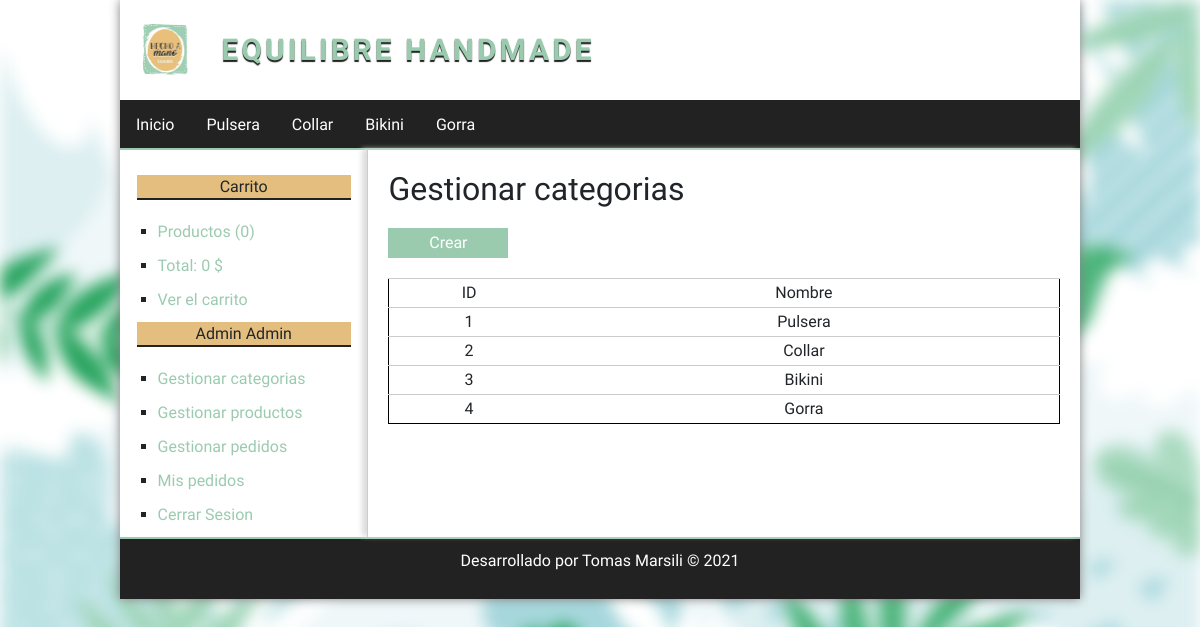
Page /categoria/index (signed in) on the committed database.
### tables this page shows
CREATE TABLE categorias (
id      int(255) auto_increment not null,
nombre  varchar(100) not null,
CONSTRAINT pk_categorias PRIMARY KEY(id)
);

### config/db.php (called while the page is built)
<?php
class Database{
    public static function connect(){
        try {
            $db = new PDO("mysql:host=localhost;dbname=tienda_equilibre", "root", "");
            $db->setAttribute(PDO::ATTR_ERRMODE, PDO::ERRMODE_EXCEPTION);
            $db->exec("SET CHARACTER SET utf8");
        } catch (PDOException $e) {
            die("Error en la conexion: " . $e->getMessage());
        }
        return $db;
    }
}

### helpers/utils.php (called while the page is built, shortened)
<?php
class Utils {
    public static function mostrarCategorias() {
        require_once 'models/categoria.php';
        $categorias = new Categoria();
        $categorias = $categorias->getAll();
        return $categorias;
    }
    public static function statsCarrito() {
        $stats = array(
            'count' => 0,
            'total' => 0
        );
        return $stats;
    }
}

### models/Categoria.php (called while the page is built, shortened)
<?php
class Categoria {
    private $db;
    function __construct() {
        $this->db = Database::connect();
    }
    function getAll(){
        $sql = "SELECT * FROM categorias";
        $stmt = $this->db->prepare($sql);
        $stmt->execute();
        $categorias = $stmt->fetchAll(PDO::FETCH_OBJ);
        return $categorias;
    }
}

### controllers/CategoriaController.php (called while the page is built, shortened)
<?php
require_once 'models/Categoria.php';
class categoriaController {
    public function index(){
        $categoria = new Categoria();
        $categorias = $categoria->getAll();
        require_once 'views/categoria/index.php';
    }
}

### views/categoria/index.php (the view, shortened to what this page needs)
<h2>Gestionar categorias</h2>
<a href="<?= url_base?>categoria/crear" class="button button-small">Crear</a>
<table>
    <thead>
        <tr>
            <td>ID</td>
            <td>Nombre</td>
        </tr>
    </thead>
    <tbody>
        <?php foreach($categorias as $cat):?>
        <tr>
            <td><?= $cat->id?></td>
            <td><?= $cat->nombre?></td>
        </tr>
        <?php endforeach; ?>
    </tbody>
</table>

### views/layouts/header.php (shortened to what this page needs)
<!DOCTYPE html>
<html lang="es">
    <head>
        <link rel="stylesheet" href="https://maxcdn.bootstrapcdn.com/bootstrap/4.0.0/css/bootstrap.min.css">
        <link rel="stylesheet" href="<?= url_base ?>assets/css/styles.css">
    </head>
    <body>
        <div id="container">
            <header id="header">
                <div id="logo">
                    <img src="<?= url_base ?>assets/img/logo.png" alt="Equilibre logo">
                    <a href="<?= url_base ?>">
                        Equilibre Handmade
                    </a>
                </div>
            </header>
            <?php $categorias = Utils::mostrarCategorias();?>
            <nav id="menu">
                <ul>
                    <li><a href="<?= url_base?>">Inicio</a></li>
                    <?php foreach($categorias as $cat): ?>
                    <li><a href="<?= url_base?>categoria/ver&id=<?=$cat->id?>"><?= $cat->nombre ?></a></li>
                    <?php endforeach; ?>
                </ul>
            </nav>
            <div id="content">

### views/layouts/sidebar.php
<aside id="lateral">
    <div id="login" class="block_aside">
        <h3>Carrito</h3>
        <ul>
            <?php $stats = Utils::statsCarrito();?>
            <li><a href="<?= url_base?>carrito/index">Productos (<?= $stats['count'] ?>)</a></li>
            <li><a href="<?= url_base?>carrito/index">Total: <?= $stats['total']?> $ </a></li>
            <li><a href="<?= url_base?>carrito/index">Ver el carrito</a></li>
        </ul>
    </div>
    <div id="login" class="block_aside">
        <?php if(!isset($_SESSION['identity'])):?>
        <h3>Entrar a la web</h3>
        <form action="<?= url_base?>usuario/login" method="post">
            <label for="email">Email</label>
            <input type="email" name="email" id="email">
            <label for="password">Contraseña</label>
            <input type="password" name="password" id="password">
            <input type="submit" name="submit" value="Ingresar">
        </form>
        <?php else:?>
        <h3><?= $_SESSION['identity']->nombre  ?> <?= $_SESSION['identity']->apellido  ?></h3>
        <?php endif;?>
        <ul>
            <?php if(isset($_SESSION['admin'])):?>
            <li><a href="<?= url_base?>categoria/index">Gestionar categorias</a></li>
            <li><a href="<?= url_base?>producto/gestion">Gestionar productos</a></li>
            <li><a href="<?= url_base?>pedido/gestion">Gestionar pedidos</a></li>
            <?php endif;?>
            <?php if(isset($_SESSION['identity'])):?>
            <li><a href="<?= url_base?>pedido/mis_pedidos">Mis pedidos</a></li>
            <li><a href="<?= url_base?>usuario/logout">Cerrar Sesion</a></li>
            <?php else:?>
            <li><a href="<?= url_base?>usuario/registro">Registrate aca</a></li>
            <?php endif;?>
        </ul>
    </div>
</aside>
<div id="central">

### index.php (shortened to what this page needs)
<?php
require_once 'config/db.php';
require_once 'helpers/utils.php';
require_once 'views/layouts/header.php';
require_once 'views/layouts/sidebar.php';
if (isset($_GET['controller'])) {
    $nombre_controlador = $_GET['controller']. 'Controller';
}else if(!isset($_GET['controller']) && !isset($_GET['action'])) {
    $nombre_controlador = controller_default;
}else {
    show_error();
    exit();
}
if (class_exists($nombre_controlador)) {
    $controlador = new $nombre_controlador();
    if (isset($_GET['action']) && method_exists($controlador, $_GET['action'])) {
        $action = $_GET['action'];
        $controlador->$action();
    }elseif(!isset($_GET['controller']) && !isset($_GET['action'])){
        $action_default = action_default;
        $controlador->$action_default();
    }else{
        show_error();
    }
}else {
    show_error();
}
require_once 'views/layouts/footer.php';

### views/layouts/footer.php (shortened to what this page needs)
</div>
</div>
<footer id="footer">
    <p>Desarrollado por Tomas Marsili &copy; <?= date('Y') ?> </p>
</footer>
</div>
</body>
</html>

### assets/css/styles.css (style rules this page uses)
* { margin: 0; padding: 0; box-sizing: border-box; font-family: 'Merienda One', cursive; }
body:before { content: ""; position: absolute; background: url(../img/background.jpg); background-size: cover; z-index: -1; height: 100%; width: 100%; filter: blur(8px); -webkit-filter: blur(8px); }
a { color: #9BCBAF; text-decoration: none; }
table { width: 100%; border: 1px solid #000; text-align: center; }
td { border-top: 1px solid #ccc; padding: 2px; }
#container { width: 80%; margin: 0 auto; box-shadow: 0px 0px 10px grey; }
#header { width: 100%; height: 100px; background: #FFFFFF; }
#logo { line-height: 100px; display: flex; align-items: center; margin-left: 20px; }
#logo img { height: 60px; }
#logo a { font-size: 30px; letter-spacing: 3px; text-decoration: none; text-transform: uppercase; font-weight: bold; margin-left: 30px; text-shadow: 0px 2px 1px #222222; }
#menu { height: 50px; background: #222; color: white; border-bottom: 2px solid #9BCBAF; }
#menu ul { list-style: none; margin: 0 auto; display: flex; flex-direction: row; }
#menu ul li { line-height: 50px; }
#menu a { display: block; color: white; padding-left: 16px; padding-right: 16px; text-decoration: none; transition: all 200ms; }
#content { width: 100%; margin: 0 auto; display: flex; flex-direction: row; background: #ffffff; }
#lateral { width: 25%; margin-top: 20px; margin-left: 5px; margin-right: 5px; }
#lateral .block_aside { display: block; width: 90%; margin: 5px auto; }
#lateral h3 { display: block; color: 222; text-align: center; padding-top: 2px; padding-bottom: 2px; margin-bottom: 15px; background: #E3BE7F; border-bottom: 2px solid #222; font-size: 16px; }
.button { background: #9BCBAF; color: white !important; text-decoration: none; }
.button-small { width: 120px; display: block; text-align: center; margin-top: 20px; margin-bottom: 20px; padding-top: 3px; padding-bottom: 3px; }
#lateral ul { width: 90%; margin: 0 auto; display: flex; flex-direction: column; margin-top: 5px; margin-bottom:5px; }
#lateral ul li { list-style: square; margin-left: 10px; margin-top: 5px; margin-bottom: 5px; }
#central { width: 75%; padding: 20px; border-left:1px solid #ccc; box-shadow: -5px -1px 5px #ddd; }
#footer { text-align: center; background: #222222; color: white; padding-bottom: 10px; padding-top: 10px; border-top: 2px solid #9BCBAF; }

### rows in the picture
categorias: nombre "Pulsera", id "1"
categorias: nombre "Collar", id "2"
categorias: nombre "Bikini", id "3"
categorias: nombre "Gorra", id "4"

### other values in the picture
$stats['count'] "0"
$stats['total'] "0"
$_SESSION['identity']->nombre "Admin"
$_SESSION['identity']->apellido "Admin"
